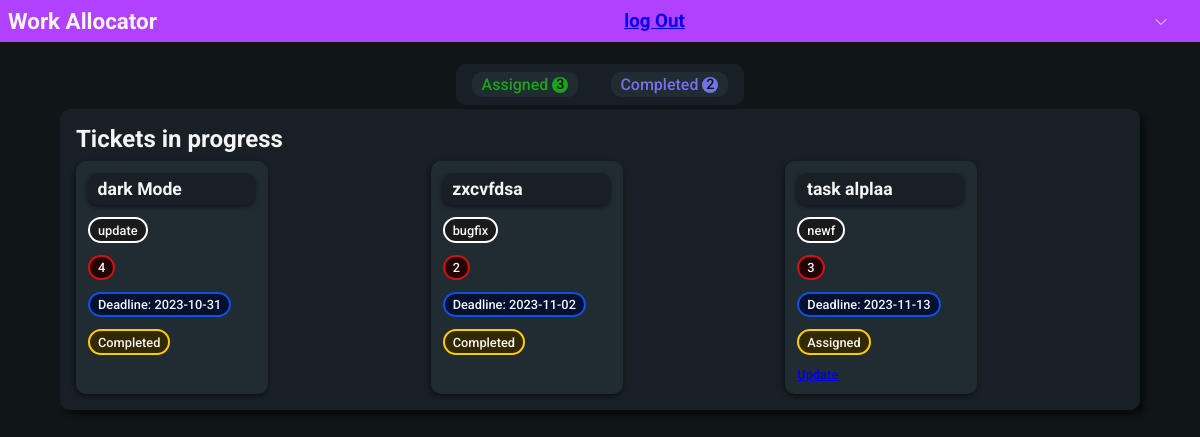
Screenshot of /dev/dev.php?did=1 with the database file from the repository.
### tables this page shows
CREATE TABLE `tbl_ticket` (
  `ticket_id` int(11) NOT NULL,
  `ticket_name` varchar(20) NOT NULL,
  `ticket_type` varchar(20) NOT NULL,
  `ticket_priority` int(11) NOT NULL,
  `ticket_set_date` date NOT NULL DEFAULT current_timestamp(),
  `ticket_deadline` date NOT NULL,
  `ticket_status` int(11) NOT NULL DEFAULT 0,
  `dev_id` int(11) NOT NULL,
  `ticket_difficulty` int(11) NOT NULL,
  `dev_type` varchar(10) NOT NULL
);

### dev/dev.php (the view, shortened to what this page needs)
<?php
include("../connection/connection.php");
$dev_id = $_GET['did'];
$dev_name = $_GET['dname'];
$result = $con->query("SELECT * FROM tbl_ticket WHERE dev_id = $dev_id ");
$countCompletedQuery = "SELECT COUNT(*) AS completed_count FROM `tbl_ticket` WHERE dev_id = $dev_id AND ticket_status >= 3";
$completed_result = $con->query($countCompletedQuery);
$completed_row = $completed_result->fetch_assoc();
$completed_value = $completed_row['completed_count'];
$countInProgressQuery = "SELECT COUNT(*) AS progress_count FROM `tbl_ticket` WHERE dev_id = $dev_id ";
$progress_result = $con->query($countInProgressQuery);
$progress_row = $progress_result->fetch_assoc();
$progress_value = $progress_row['progress_count'];
?>
<!DOCTYPE html>
<html>
<head>
	<link rel="stylesheet" href="../shared.css">
	<link rel="stylesheet" href="dev.css">
</head>
<body>
	<header class="main-header">
		<div class="main-header__div">
			<h2 class="main-header__title">Work Allocator</h2>
			<h3><a href="../index.html">log Out</a></h3>
			<p class="main-header__username"><?php echo $dev_name; ?>
				<svg xmlns="http://www.w3.org/2000/svg" fill="none" viewBox="0 0 24 24" stroke-width="1.5" stroke="currentColor" class="w-6 h-6 chev">
					<path stroke-linecap="round" stroke-linejoin="round" d="M19.5 8.25l-7.5 7.5-7.5-7.5" />
				</svg>
			</p>
		</div>
	</header>
	<main>
		<div class="ticket-tab">
			<div class="ticket-tab__progress">Assigned <span class="ticket-tab__progress-value">
					<p><?php echo $progress_value; ?></p>
				</span></div>
			<div class="ticket-tab__completed">Completed <span class="ticket-tab__completed-value">
					<p><?php echo $completed_value; ?></p>
				</span></div>
		</div>
		<div class="ticket-panel-container">
			<h2>Tickets in progress</h2>
			<div class="ticket-panel">
				<?php
				if ($result->num_rows > 0) {
					while ($row = $result->fetch_assoc()) {
						if ($row['ticket_status'] == 0) {
							$status = "Pending";
						} elseif ($row['ticket_status'] == 1) {
							$status = "Assigned";
						} elseif ($row['ticket_status'] == 2) {
							$status = "Under Work";
						} elseif ($row['ticket_status'] == 3) {
							$status = "Completed";
						}
						else{
							$status='Completed';
						}
				?>
						<div class="ticket">
							<h3 class="ticket__name"><?php echo $row['ticket_name']; ?></h3>
							<p class="ticket__type"><?php echo $row['ticket_type']; ?></p>
							<p class="ticket__priority"><?php echo $row['ticket_priority']; ?></p>
							<p class="ticket__deadline">Deadline: <span class="ticket__date"><?php echo $row['ticket_deadline']; ?></span></p>
							<p class="ticket__status"><?php echo $status; ?></p>
							<?php
							if ($row['ticket_status'] < 3) {
								?>
								<a class="ticket__update" href="dev.php?ticket_id=<?php echo $row['ticket_id']; ?>&amp;did=<?php echo $dev_id; ?>&amp;dname=<?php echo $dev_name; ?>">Update</a><?php
							}
							?>
						</div>
				<?php
					}
				} else {
					echo '<div class="ticket">No tasks assigned.</div>';
				}
				?>
			</div>
		</div>
	</main>
</body>
</html>

### shared.css (style rules this page uses)
* { box-sizing: border-box; margin: 0; padding: 0; }
:root { --text-col: whitesmoke; --background-col: hsl(203, 20%, 8%); --background-col-light: hsl(202, 22%, 12%); --background-col-lighter: hsl(202, 22%, 16%); --accent-col: #b042ff; --accent-col-active: #b042ff9f; --progress-col: rgb(25, 165, 25); --completed-col: rgb(115, 115, 232); --hold-col: rgb(255, 204, 0); --issue-col: red; --extend-col: orange; --shadow: -1px 2px 5px rgba(0, 0, 0, 0.5); }
body { font-family: 'Roboto', sans-serif; color: var(--text-col); background-color: var(--background-col); }
.main-header { background-color: var(--accent-col); position: fixed; top: 0; left: 0; width: 100%; }
.main-header__div { height: 100%; width: 98%; padding: 0.5rem; display: flex; justify-content: left; align-items: center; }
.main-header__title { font-size: 1.4rem; }
.ticket { background-color: var(--background-col-lighter); box-shadow: -1px 2px 5px rgba(0, 0, 0, 0.5); border-radius: 10px; padding: 0.75rem; width: 12rem; font-size: 0.8rem; font-weight: 500; }
.ticket__name { font-size: 1.1rem; margin-bottom: 0.75rem; background-color: var(--background-col-light); border-radius: 10px; padding: 0.4rem 0.6rem; box-shadow: -1px 2px 5px rgba(0, 0, 0, 0.5); }
.ticket__type { width: fit-content; background-color: hsl(0, 0%, 10%); padding: 0.2rem 0.5rem; border-radius: 100rem; border: 2px solid white; margin-bottom: 0.75rem; }
.ticket__priority { padding: 0.2rem 0.5rem; border-radius: 100rem; border: 2px solid hsl(0, 85%, 45%); background-color: hsl(0, 85%, 7%); margin-bottom: 0.75rem; width: fit-content; }
.ticket__deadline { margin-bottom: 0.75rem; padding: 0.2rem 0.5rem; border-radius: 100rem; border: 2px solid hsl(222, 88%, 48%); background-color: hsl(222, 88%, 10%); width: fit-content; }
.ticket__status { width: fit-content; margin-bottom: 0.5rem; padding: 0.2rem 0.5rem; border-radius: 100rem; border: 2px solid var(--hold-col); margin-bottom: 0.75rem; background-color: hsl(48, 100%, 10%); }

### dev/dev.css (style rules this page uses)
.main-header__div { justify-content: space-between; align-items: center; }
.main-header__username { font-weight: 500; cursor: pointer; }
.chev { width: 1rem; transform: translate(1px, 3px) }
main { margin-top: 4rem; }
.ticket-tab { max-width: 18rem; min-height: 2rem; margin: 0 auto; padding: 0.5rem 1rem; border-radius: 10px; display: flex; align-items: center; justify-content: space-between; background-color: var(--background-col-light); }
.ticket-tab div { background-color: var(--background-col-lighter); padding: 0.2rem 0.6rem; border-radius: 10px; font-weight: 500; }
.ticket-tab div span { border-radius: 50%; color: var(--background-col); font-size: 0.9rem; display: inline-block; width: 1rem; height: 1rem; text-align: center; position: relative; }
.ticket-tab div span p { position: relative; bottom: 1px; }
.ticket-tab__progress { color: var(--progress-col); }
.ticket-tab__progress-value { background-color: var(--progress-col); }
.ticket-tab__completed { color: var(--completed-col); }
.ticket-tab__completed-value { background-color: var(--completed-col); }
.ticket-panel-container { padding: 1rem; width: 90%; margin-top: 0.2rem; margin-left: auto; margin-right: auto; border-radius: 10px; box-shadow: 5px 5px 5px rgba(0, 0, 0, 0.5); background-color: var(--background-col-light) }
.ticket-panel { margin-top: 0.5rem; display: grid; grid-template-columns: 1fr 1fr 1fr; gap: 1rem; }

### rows the page displays
tbl_ticket: ticket_name "dark Mode", ticket_type "update", ticket_priority "4", ticket_deadline "2023-10-31", ticket_status "Completed"
tbl_ticket: ticket_name "zxcvfdsa", ticket_type "bugfix", ticket_priority "2", ticket_deadline "2023-11-02", ticket_status "Completed"
tbl_ticket: ticket_name "task alplaa", ticket_type "newf", ticket_priority "3", ticket_deadline "2023-11-13", ticket_status "Assigned"

### other values shown
$progress_value "3"
$completed_value "2"
